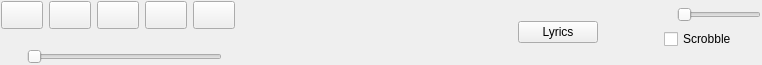
<?xml version="1.0" encoding="UTF-8"?>
<ui version="4.0">
 <class>ControlPanel</class>
 <widget class="QWidget" name="ControlPanel">
  <property name="geometry">
   <rect>
    <x>0</x>
    <y>0</y>
    <width>762</width>
    <height>63</height>
   </rect>
  </property>
  <property name="windowTitle">
   <string/>
  </property>
  <layout class="QGridLayout">
   <property name="margin">
    <number>1</number>
   </property>
   <property name="spacing">
    <number>0</number>
   </property>
   <item row="0" column="0">
    <layout class="QHBoxLayout">
     <property name="spacing">
      <number>6</number>
     </property>
     <property name="margin">
      <number>0</number>
     </property>
     <item>
      <widget class="QToolButton" name="prevButton">
       <property name="minimumSize">
        <size>
         <width>42</width>
         <height>28</height>
        </size>
       </property>
       <property name="whatsThis">
        <string>Skip to previous song</string>
       </property>
       <property name="shortcut">
        <string>Ctrl+PgUp</string>
       </property>
      </widget>
     </item>
     <item>
      <widget class="QToolButton" name="playButton">
       <property name="minimumSize">
        <size>
         <width>42</width>
         <height>28</height>
        </size>
       </property>
       <property name="whatsThis">
        <string>Play</string>
       </property>
       <property name="shortcut">
        <string>Ctrl+Ins</string>
       </property>
      </widget>
     </item>
     <item>
      <widget class="QToolButton" name="pauseButton">
       <property name="minimumSize">
        <size>
         <width>42</width>
         <height>28</height>
        </size>
       </property>
       <property name="whatsThis">
        <string>Pause</string>
       </property>
       <property name="shortcut">
        <string>Ctrl+Home</string>
       </property>
      </widget>
     </item>
     <item>
      <widget class="QToolButton" name="stopButton">
       <property name="minimumSize">
        <size>
         <width>42</width>
         <height>28</height>
        </size>
       </property>
       <property name="whatsThis">
        <string>Stop</string>
       </property>
       <property name="shortcut">
        <string>Ctrl+End</string>
       </property>
      </widget>
     </item>
     <item>
      <widget class="QToolButton" name="nextButton">
       <property name="minimumSize">
        <size>
         <width>42</width>
         <height>28</height>
        </size>
       </property>
       <property name="whatsThis">
        <string>Skip to next song</string>
       </property>
       <property name="shortcut">
        <string>Ctrl+PgDown</string>
       </property>
      </widget>
     </item>
    </layout>
   </item>
   <item row="0" column="11">
    <layout class="QHBoxLayout">
     <property name="spacing">
      <number>6</number>
     </property>
     <property name="margin">
      <number>0</number>
     </property>
     <item>
      <widget class="QLabel" name="volumeLabel"/>
     </item>
     <item>
      <widget class="QSlider" name="volumeSlider">
       <property name="maximum">
        <number>100</number>
       </property>
       <property name="orientation">
        <enum>Qt::Horizontal</enum>
       </property>
      </widget>
     </item>
    </layout>
   </item>
   <item row="2" column="0">
    <layout class="QHBoxLayout">
     <property name="spacing">
      <number>6</number>
     </property>
     <property name="margin">
      <number>0</number>
     </property>
     <item>
      <widget class="QLabel" name="timeLabel">
       <property name="sizePolicy">
        <sizepolicy hsizetype="Minimum" vsizetype="Minimum">
         <horstretch>0</horstretch>
         <verstretch>0</verstretch>
        </sizepolicy>
       </property>
      </widget>
     </item>
     <item>
      <widget class="TimeLabel" name="elapsedLabel"/>
     </item>
     <item>
      <widget class="TimeSlider" name="timeSlider">
       <property name="orientation">
        <enum>Qt::Horizontal</enum>
       </property>
      </widget>
     </item>
     <item>
      <widget class="TotalTimeLabel" name="totalLabel">
       <property name="sizePolicy">
        <sizepolicy hsizetype="Minimum" vsizetype="Preferred">
         <horstretch>0</horstretch>
         <verstretch>0</verstretch>
        </sizepolicy>
       </property>
      </widget>
     </item>
    </layout>
   </item>
   <item row="0" column="10" rowspan="3">
    <spacer>
     <property name="orientation">
      <enum>Qt::Horizontal</enum>
     </property>
     <property name="sizeType">
      <enum>QSizePolicy::Minimum</enum>
     </property>
     <property name="sizeHint" stdset="0">
      <size>
       <width>16</width>
       <height>20</height>
      </size>
     </property>
    </spacer>
   </item>
   <item row="0" column="2" colspan="5">
    <widget class="QLabel" name="titleLabel">
     <property name="sizePolicy">
      <sizepolicy hsizetype="Preferred" vsizetype="Preferred">
       <horstretch>10</horstretch>
       <verstretch>0</verstretch>
      </sizepolicy>
     </property>
     <property name="frameShape">
      <enum>QFrame::NoFrame</enum>
     </property>
     <property name="lineWidth">
      <number>1</number>
     </property>
     <property name="alignment">
      <set>Qt::AlignLeading|Qt::AlignLeft|Qt::AlignVCenter</set>
     </property>
    </widget>
   </item>
   <item row="0" column="1" rowspan="3">
    <spacer>
     <property name="orientation">
      <enum>Qt::Horizontal</enum>
     </property>
     <property name="sizeType">
      <enum>QSizePolicy::Minimum</enum>
     </property>
     <property name="sizeHint" stdset="0">
      <size>
       <width>16</width>
       <height>20</height>
      </size>
     </property>
    </spacer>
   </item>
   <item row="2" column="2" colspan="5">
    <widget class="QLabel" name="artistLabel">
     <property name="sizePolicy">
      <sizepolicy hsizetype="Preferred" vsizetype="Preferred">
       <horstretch>211</horstretch>
       <verstretch>0</verstretch>
      </sizepolicy>
     </property>
     <property name="frameShape">
      <enum>QFrame::NoFrame</enum>
     </property>
     <property name="alignment">
      <set>Qt::AlignLeading|Qt::AlignLeft|Qt::AlignVCenter</set>
     </property>
    </widget>
   </item>
   <item row="0" column="9" rowspan="3">
    <widget class="QPushButton" name="coverArtButton">
     <property name="sizePolicy">
      <sizepolicy hsizetype="Preferred" vsizetype="Preferred">
       <horstretch>0</horstretch>
       <verstretch>0</verstretch>
      </sizepolicy>
     </property>
     <property name="flat">
      <bool>true</bool>
     </property>
    </widget>
   </item>
   <item row="0" column="8" rowspan="3">
    <spacer>
     <property name="orientation">
      <enum>Qt::Horizontal</enum>
     </property>
     <property name="sizeType">
      <enum>QSizePolicy::Minimum</enum>
     </property>
     <property name="sizeHint" stdset="0">
      <size>
       <width>10</width>
       <height>20</height>
      </size>
     </property>
    </spacer>
   </item>
   <item row="0" column="7" rowspan="3">
    <widget class="QPushButton" name="lyricsButton">
     <property name="text">
      <string>Lyrics</string>
     </property>
    </widget>
   </item>
   <item row="1" column="11">
    <widget class="QCheckBox" name="scrobbleCheckBox">
     <property name="text">
      <string>Scrobble</string>
     </property>
    </widget>
   </item>
  </layout>
 </widget>
 <customwidgets>
  <customwidget>
   <class>TotalTimeLabel</class>
   <extends>QLabel</extends>
   <header>timelabel.h</header>
  </customwidget>
  <customwidget>
   <class>TimeSlider</class>
   <extends>QSlider</extends>
   <header>timeslider.h</header>
  </customwidget>
  <customwidget>
   <class>TimeLabel</class>
   <extends>QLabel</extends>
   <header>timelabel.h</header>
  </customwidget>
 </customwidgets>
 <tabstops>
  <tabstop>prevButton</tabstop>
  <tabstop>playButton</tabstop>
  <tabstop>pauseButton</tabstop>
  <tabstop>stopButton</tabstop>
  <tabstop>nextButton</tabstop>
  <tabstop>coverArtButton</tabstop>
  <tabstop>volumeSlider</tabstop>
  <tabstop>timeSlider</tabstop>
 </tabstops>
 <resources/>
 <connections/>
</ui>
